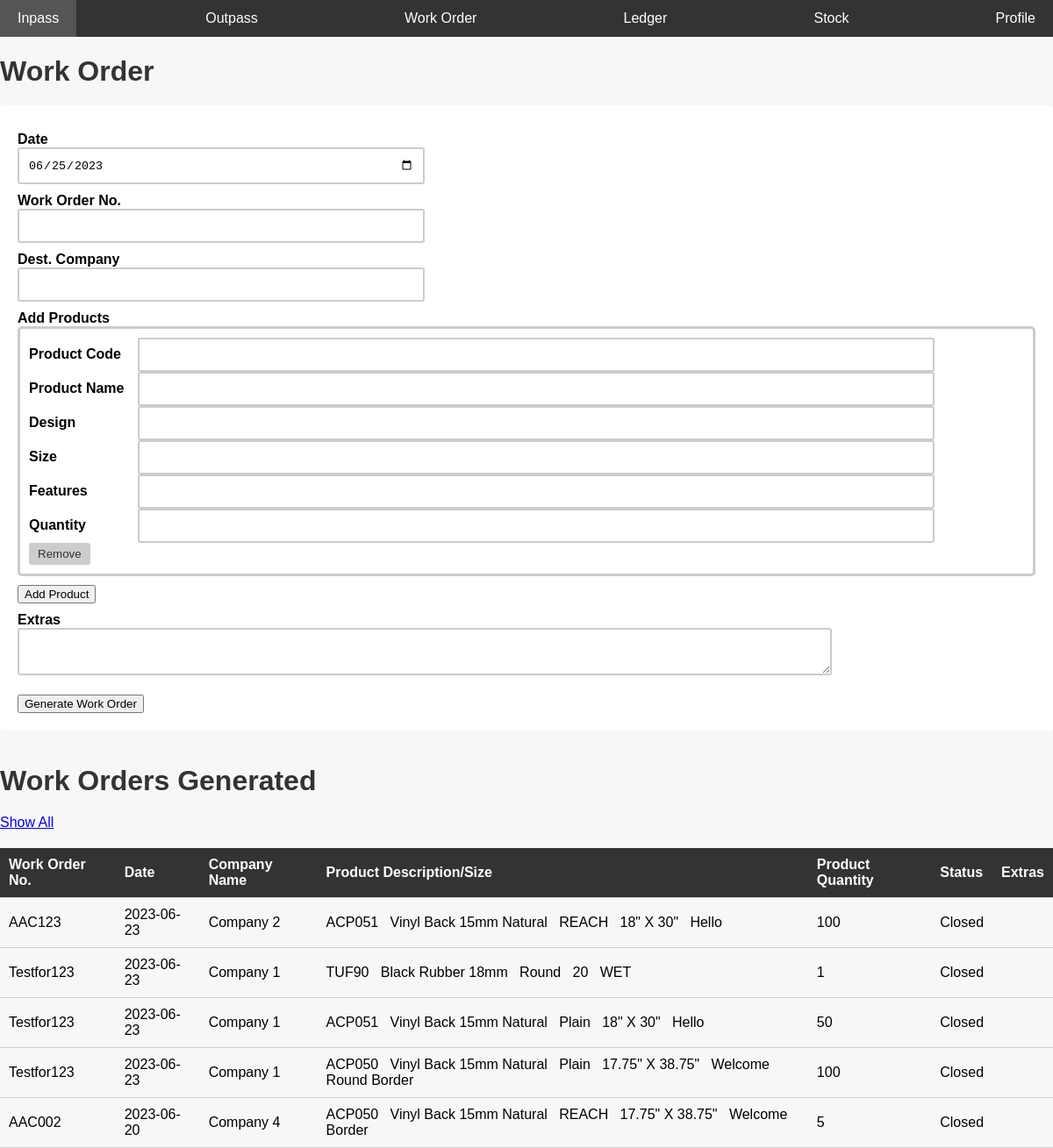
Page /workorder.php on the earlier database version.
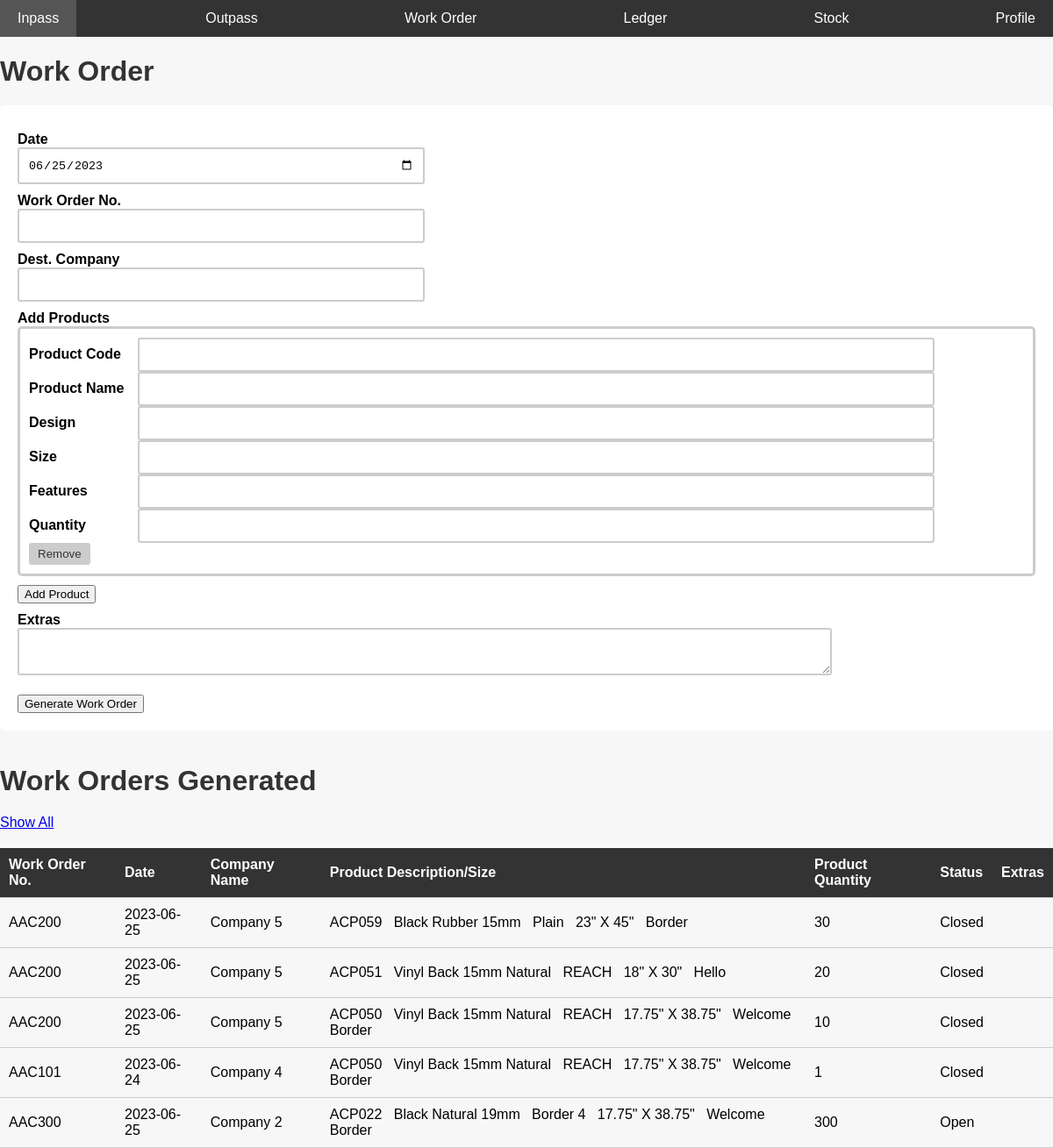
Same page on the later database version.
### tables this page shows
CREATE TABLE IF NOT EXISTS `work_orders` (
  `id` int NOT NULL AUTO_INCREMENT,
  `date` date NOT NULL,
  `work_order_no` varchar(25) NOT NULL,
  `company` varchar(50) NOT NULL,
  `extras` varchar(50) NOT NULL,
  `status` varchar(20) NOT NULL DEFAULT 'Open',
  `timestamp` timestamp NOT NULL DEFAULT CURRENT_TIMESTAMP,
  PRIMARY KEY (`id`)
);

CREATE TABLE IF NOT EXISTS `work_order_products` (
  `work_order_no` varchar(25) NOT NULL,
  `code` varchar(25) NOT NULL,
  `name` varchar(50) NOT NULL,
  `design` varchar(50) NOT NULL,
  `size` varchar(25) NOT NULL,
  `features` varchar(50) NOT NULL,
  `qty` int NOT NULL
);

### workorder.php (the view, shortened to what this page needs)
<?php
include 'conn.php';
include 'nav.php';
?>
<?php
$sql4 = "select * from work_orders,work_order_products where work_orders.work_order_no = work_order_products.work_order_no order by timestamp desc LIMIT 5";
$retval3 = mysqli_query($conn, $sql4);
?>
<html>
<link rel="stylesheet" href="css/inpass.css">
<body>
    <h1>Work Order</h1>
    <form name='work_orders' method="POST">
        <label>Date</label>
        <input type="date" id='date' required name='date'> <br>
        <label>Work Order No.</label>
        <input type="text" required name='work_order_no'> <br>
        <label>Dest. Company</label>
        <input list='companylist' required type="text" name='company_name'>
         <br>
        <label>Add Products</label>
        <div id='product_fields'>
        </div>
        <button type="button" id="add_product_field">Add Product</button> <br>
        <label>Extras</label>
        <textarea name='extras'></textarea> <br> <br>
        <button type="submit" name="work_orders">Generate Work Order</button>
    </form> <br>
<div>
<h1>Work Orders Generated</h1>
<a href="workordershowall.php?f=0" target="_blank">Show All</a>
<table style="border-spacing: 30px;">
    <thead>
        <th>
            Work Order No.
        </th>
        <th>
            Date
        </th>
        <th>
            Company Name
        </th>
        <th>
            Product Description/Size
        </th>
        <th>
            Product Quantity
        </th>
        <th>
            Status
        </th>
        <th>
            Extras
        </th>
    </thead>
    <tbody>
        <tr>
            <?php
            while ($row = $retval3->fetch_assoc()) {
                if (!empty($row)) {
                    echo "
            <tr>
            <td>
            {$row['work_order_no']}
            </td>
            <td>
            {$row['date']}
            </td>
            <td>
            {$row['company']}
            </td>
            <td>
            {$row['code']}
            &nbsp;
            {$row['name']}
            &nbsp;
            {$row['design']}
            &nbsp;
            {$row['size']}
            &nbsp;
            {$row['features']}
            </td>
            <td>
            {$row['qty']}
            </td>
            <td>
            {$row['status']}
            </td>
            <td>
            {$row['extras']}
            </td>
            </tr>
            ";
                }
            }
            ?>
        </tr>
    </tbody>
</table>
</div>
</body>
</html>

Differences in the rows shown:
no longer on this page (row unchanged): work_orders: work_order_products.work_order_no "AAC123", date "2023-06-23", company "Company 2", work_order_products.code "ACP051", work_order_products.name "Vinyl Back 15mm Natural", work_order_products.design "REACH", work_order_products.size "18\" X 30\"", work_order_products.features "Hello", work_order_products.qty "100", status "Closed"
no longer on this page (row unchanged): work_orders: work_order_products.work_order_no "Testfor123", date "2023-06-23", company "Company 1", work_order_products.code "TUF90", work_order_products.name "Black Rubber 18mm", work_order_products.design "Round", work_order_products.size "20", work_order_products.features "WET", work_order_products.qty "1", status "Closed", work_order_products.code "ACP051", work_order_products.name "Vinyl Back 15mm Natural", work_order_products.design "Plain", work_order_products.size "18\" X 30\"", work_order_products.features "Hello", work_order_products.qty "50", work_order_products.code "ACP050", work_order_products.size "17.75\" X 38.75\"", work_order_products.features "Welcome Round Border", work_order_products.qty "100"
no longer on this page (row unchanged): work_orders: work_order_products.work_order_no "AAC002", date "2023-06-20", company "Company 4", work_order_products.code "ACP050", work_order_products.name "Vinyl Back 15mm Natural", work_order_products.design "REACH", work_order_products.size "17.75\" X 38.75\"", work_order_products.features "Welcome Border", work_order_products.qty "5", status "Closed"
added work_orders: work_order_products.work_order_no "AAC200", date "2023-06-25", company "Company 5", work_order_products.code "ACP059", work_order_products.name "Black Rubber 15mm", work_order_products.design "Plain", work_order_products.size "23\" X 45\"", work_order_products.features "Border", work_order_products.qty "30", status "Closed", work_order_products.code "ACP051", work_order_products.name "Vinyl Back 15mm Natural", work_order_products.design "REACH", work_order_products.size "18\" X 30\"", work_order_products.features "Hello", work_order_products.qty "20", work_order_products.code "ACP050", work_order_products.size "17.75\" X 38.75\"", work_order_products.features "Welcome Border", work_order_products.qty "10"
added work_orders: work_order_products.work_order_no "AAC101", date "2023-06-24", company "Company 4", work_order_products.code "ACP050", work_order_products.name "Vinyl Back 15mm Natural", work_order_products.design "REACH", work_order_products.size "17.75\" X 38.75\"", work_order_products.features "Welcome Border", work_order_products.qty "1", status "Closed"
added work_orders: work_order_products.work_order_no "AAC300", date "2023-06-25", company "Company 2", work_order_products.code "ACP022", work_order_products.name "Black Natural 19mm", work_order_products.design "Border 4", work_order_products.size "17.75\" X 38.75\"", work_order_products.features "Welcome Border", work_order_products.qty "300", status "Open"
